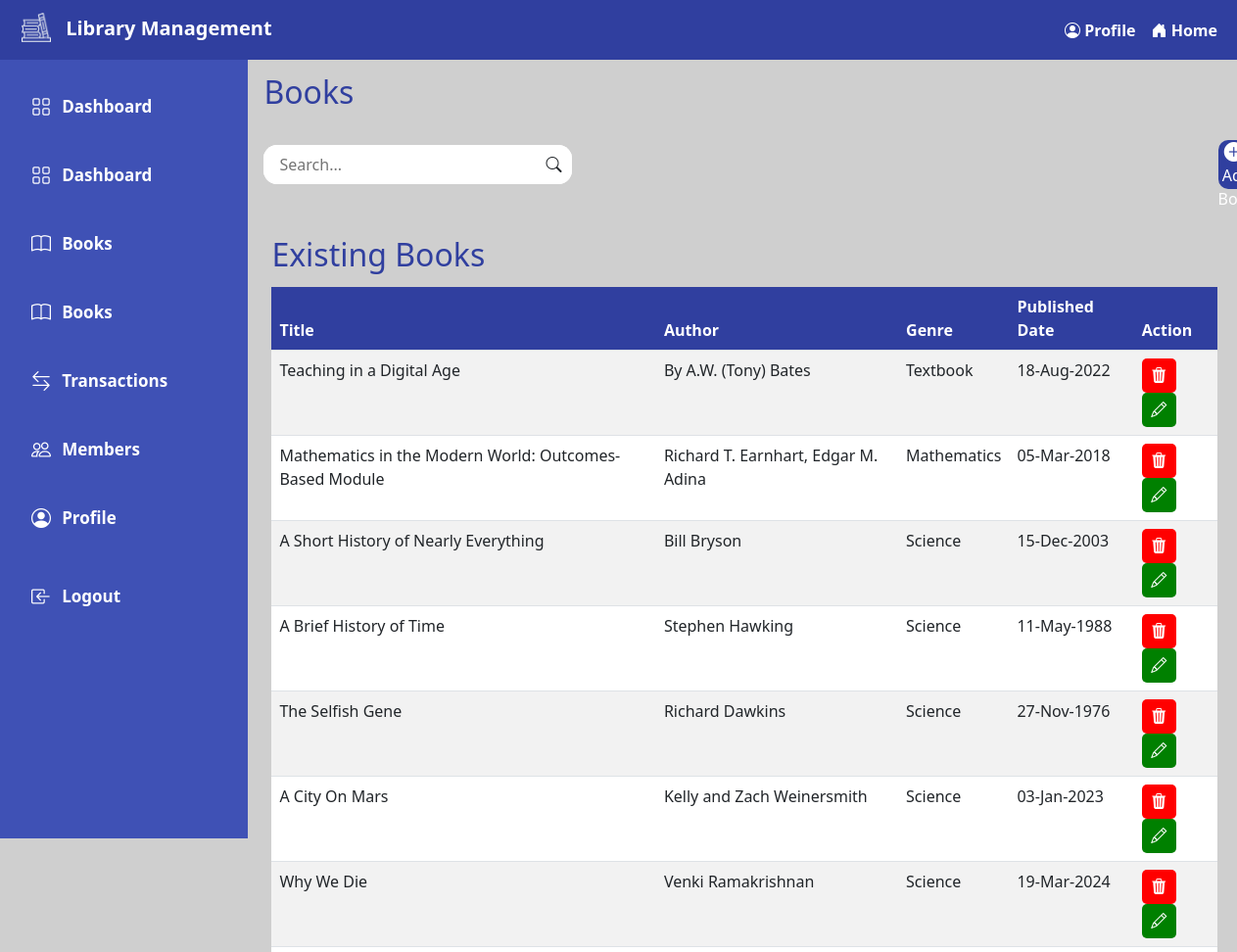
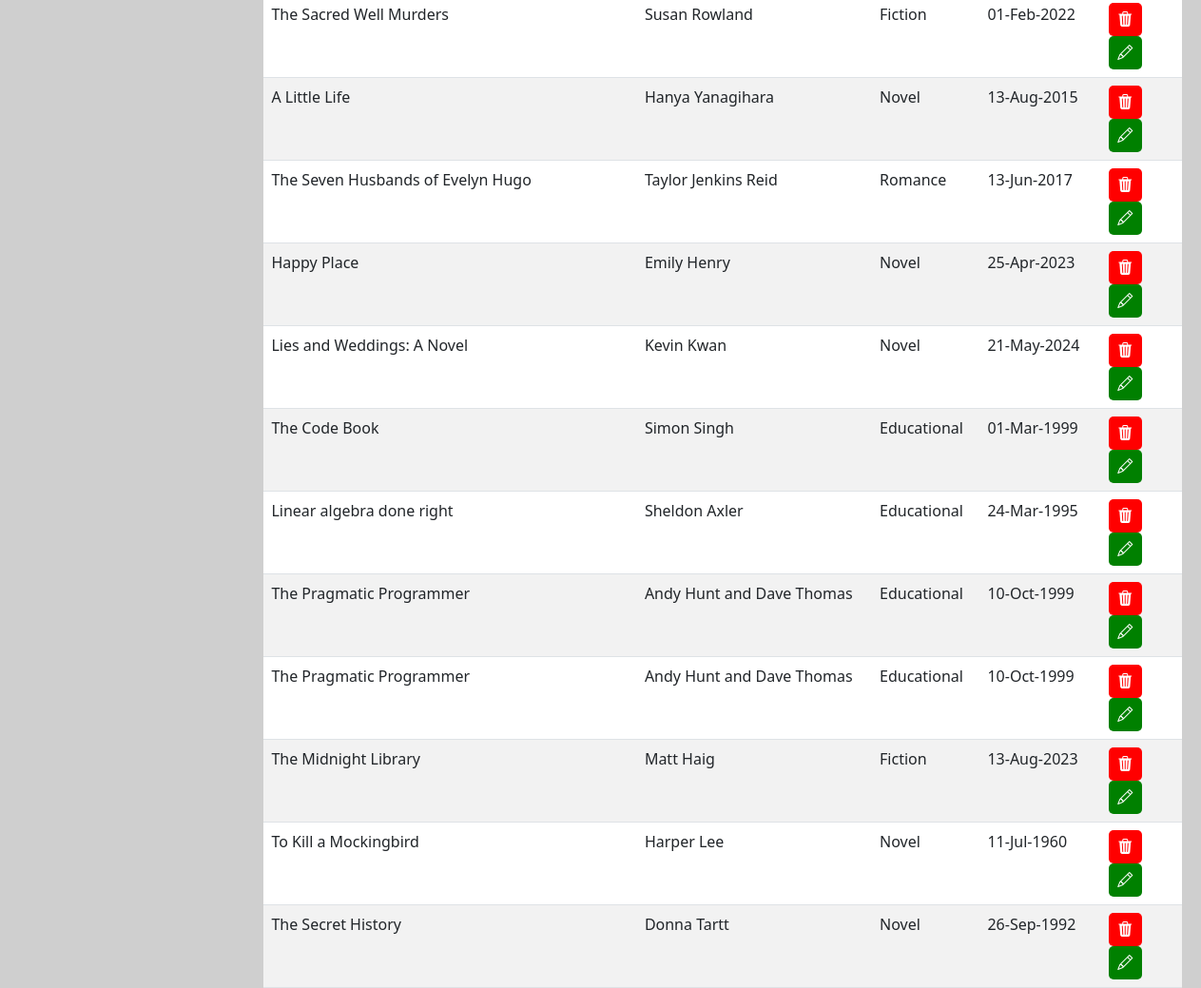
/homepage.php?page=books (signed in), run on the app's committed database (2 pictures, top to bottom).
### tables this page shows
CREATE TABLE `books` (
  `id` int(11) NOT NULL,
  `title` varchar(255) NOT NULL,
  `genre` varchar(45) NOT NULL,
  `author` varchar(255) NOT NULL,
  `isbn` varchar(20) NOT NULL,
  `published_date` date NOT NULL,
  `category` varchar(45) NOT NULL,
  `quantity` int(11) NOT NULL
);

### books.php (the view, shortened to what this page needs)
<?php
include 'database.php';
$sql = "SELECT * FROM books";
$result = $conn->query($sql);
?>
<body>
    <div class="container mt-3">
        <h2 style="color: #303F9F;">Books</h2>
        <div class="search-container">
            <div class="search-box">
                <input type="text" class="input" placeholder=" Search... " id="searchInput"><i
                    class="searchbi bi-search"></i></input>
            </div>
            <button class="addBtn" id="openModal"><i class="addbi bi-plus-circle-fill fa-lg"></i>Add Book</button>
        </div>
    </div>
</body>
<div class="table-container">
    <h2 style="margin-top: 13px; margin-bottom: 13px; color: #303F9F;;" class="mt-5">Existing Books</h2>
    <table id="#myTable" class="table table-striped">
        <thead>
            <tr>
                <th style="color: white; background-color: #303F9F">Title</th>
                <th style="color: white; background-color: #303F9F;">Author</th>
                <th style="color: white; background-color: #303F9F;">Genre</th>
                <th style="color: white; background-color: #303F9F;">Published Date</th>
                <th style="color: white; background-color: #303F9F;">Action</th>
            </tr>
        </thead>
</div>
<tbody>
    <?php
            if ($result->num_rows > 0) {
                while ($row = $result->fetch_assoc()) {
                    $formattedDate = date('d-M-Y', strtotime($row['published_date']));
                    echo "<tr;>
                            <td>{$row['title']}</td>
                            <td>{$row['author']}</td>
                            <td>{$row['genre']}</td>
                            <td>{$formattedDate}</td>
                            <td>
                                <button class='bi-trash bi-trash3-fill' onclick='confirmDelete({$row['id']})'></button>
                                <button class='bi-pencil bi-pencil-square' onclick='confirmUpdate({$row['id']})'></button>
                            </td>
                        </tr>";
                }
            } else {
                echo "<tr><td colspan='6'>No books found.</td></tr>";
            }
        ?>
</tbody>

### homepage.php (shortened to what this page needs)
<?php
include 'database.php';
?>
<!DOCTYPE html>
<html lang="en" dir="ltr">
<head>
    <link href="https://cdn.jsdelivr.net/npm/bootstrap@5.3.0/dist/css/bootstrap.min.css" rel="stylesheet">
    <link rel="stylesheet" href="homepage.css">
    <link rel="stylesheet" href="https://cdnjs.cloudflare.com/ajax/libs/font-awesome/6.6.0/css/all.min.css" />
    <link rel="stylesheet" href="https://cdn.jsdelivr.net/npm/bootstrap-icons@1.11.3/font/bootstrap-icons.min.css">
</head>
<body>
<nav class="navbar navbar-expand-lg navbar-dark fixed-top">
    <div class="container-fluid">
        <a class="navbar-brand" href="#">
            <img class="libraryLogo" src="icons/logo.png" alt="Library Logo">
            Library Management
        </a>
        <div class="collapse navbar-collapse" id="navbarNav">
            <ul class="navbar-nav ms-auto">
                <li class="nav-profSet">
                    <a class="nav-link" href="#"><i class="bi bi-person-circle"></i> Profile</a>
                </li>
                <li class="nav-profSet">
                    <a class="nav-link" href="index.php"><i class="bi bi-house-door-fill"></i> Home</a>
                </li>
            </ul>
        </div>
    </div>
</nav>
<span class="container">
    <span class="row">
        <span class="sidebar">
            <ul class="list-group">
                <a href="homepage.php?page=dashboard" class="container-iconTitle" type="button">
                    <i class="icon bi bi-grid fa-lg"></i>
                    <span class="menuText">Dashboard</span>
                </a>
                <a href="homepage.php?page=dashboard_student" class="container-iconTitle" type="button">
                    <i class="icon bi bi-grid fa-lg"></i>
                    <span class="menuText">Dashboard</span>
                </a>
                <a href="homepage.php?page=books" class="container-iconTitle"  type="button">
                    <i class="icon bi bi-book fa-lg"></i>
                    <span class="menuText">Books</span>
                </a>
                <a href="homepage.php?page=booksborrowed" class="container-iconTitle"  type="button">
                    <i class="icon bi bi-book fa-lg"></i>
                    <span class="menuText">Books</span>
                </a>
                <a href="homepage.php?page=transactions" class="container-iconTitle" type="button">
                    <i class="icon bi bi-arrow-left-right fa-lg"></i>
                    <span class="menuText">Transactions</span>
                </a>
                <a href="homepage.php?page=members" class="container-iconTitle" type="button">
                    <i class="icon bi bi-people fa-lg"></i>
                    <span class="menuText">Members</span>
                </a>
                <a href="homepage.php?page=profile" class="container-iconTitle" type="button">
                    <i class="icon bi bi-person-circle fa-lg"></i>
                    <span class="menuText">Profile</span>
                </a>
                <a class="container-iconTitle" type="button" id="logoutButton" style="position: absolute; margin-top:500px; width:260px;" onclick="confirmLogout()">
                    <i class="icon bi bi-box-arrow-in-left fa-lg"></i>
                    <span class="menuText">Logout</span>
                </a>
            </ul>
        </span>
        <span class="main-content">
            <?php
            if (isset($_SESSION['userType'])) {
                $userType = $_SESSION['userType'];
            } else {
                $userType = 'guest';
            }
            if (isset($_GET['page'])) {
                $page = $_GET['page'];
                switch ($page) {
                    case 'books':
                        include('books.php');
                        break;
                }
            } else {
                if ($userType === 'STUDENT') {
                    include('dashboard_student.php');
                } else {
                    include('dashboard.php');
                }
            }
            ?>
        </span>
    </span>
</span>
</body>
</html>

### homepage.css (style rules this page uses)
* { margin: 0; padding: 0; box-sizing: border-box; }
body { overflow-x: hidden; background-color: hwb(0 81% 19%); font-family: system-ui, -apple-system, BlinkMacSystemFont, 'Segoe UI', Roboto, Oxygen, Ubuntu, Cantarell, 'Open Sans', 'Helvetica Neue', sans-serif; }
a { padding-left: 5px; padding-top: 20px; }
.icon { margin: 7px; color:#ffffff; }
.container-iconTitle { text-decoration: none; height: 70px; border-radius: 6px; cursor: pointer; }
.menuText { font-size: 17px; font-weight: bold; color: white; }
#logoutButton { height: 70px; border-radius: 6px; margin-top: 150px; }
#logoutButton .icon { height: 70px; border-radius: 6px; margin-top: 150px; }
.libraryLogo { width: 30px; height: 30px; margin-right: 10px; }
.navbar { background-color: #303F9F; }
.navbar-brand img { margin-left: 5px; margin-right: 10px; margin-bottom: 5px; }
.navbar-nav .nav-link { color: white; transition: background-color 0.3s ease; }
.navbar-brand { font-weight: bold; }
.sidebar { background-color: #3F51B5; padding: 20px; height: 100vh; position: fixed; top: 56px; left: 0; width: 20%; float: left; }
.main-content { margin-left: 20%; margin-top: 35px; width: 80%; height: 680px; float: right; background-color: hwb(0 81% 19%); }

### homepage.php (style rules this page uses)
.nav-link { font-family: default; font-weight: bold; }
.nav-profSet { border-radius: 5px; }

### books.php (style rules this page uses)
.addBtn { color: White; background-color: #303F9F; margin-left: 660px; width: 140px; height: 50px; border-radius: 10px; border: none; cursor: pointer; }
.addbi { margin-right: 6px; }
.search-box { height: 40px; width: 32%; background-color: white; border: none; border-radius: 14px; display: flex; align-items: center; position: relative; }
.input { border-color: white; height: 40px; padding: 6px; border: none; border-radius: 14px; padding: 8px 12px; font-size: 16px; width: 350px; }
.searchbi { position: absolute; right: 10px; margin-left: 7px; }
.search-container { display: flex; align-items: center; margin-top: 30px; margin-bottom: 10px; }
.table-container { margin-left: 20px; margin-right: 20px; }
.bi-trash { background-color: red; color: white; height: 35px; width: 35px; border-radius: 5px; border: none; }
.bi-pencil { background-color: Green; color: white; height: 35px; width: 35px; border-radius: 5px; border: none; }

### data on the page
books: title "Teaching in a Digital Age", author "By A.W. (Tony) Bates", genre "Textbook", published_date "18-Aug-2022"
books: title "Mathematics in the Modern World: Outcomes-Based Module", author "Richard T. Earnhart, Edgar M. Adina", genre "Mathematics", published_date "05-Mar-2018"
books: title "A Short History of Nearly Everything", author "Bill Bryson", genre "Science", published_date "15-Dec-2003"
books: title "A Brief History of Time", author "Stephen Hawking", genre "Science", published_date "11-May-1988"
books: title "The Selfish Gene", author "Richard Dawkins", genre "Science", published_date "27-Nov-1976"
books: title "A City On Mars", author "Kelly and Zach Weinersmith", genre "Science", published_date "03-Jan-2023"
books: title "Why We Die", author "Venki Ramakrishnan", genre "Science", published_date "19-Mar-2024"
books: title "The Sacred Well Murders", author "Susan Rowland", genre "Fiction", published_date "01-Feb-2022"
books: title "A Little Life", author "Hanya Yanagihara", genre "Novel", published_date "13-Aug-2015"
books: title "The Seven Husbands of Evelyn Hugo", author "Taylor Jenkins Reid", genre "Romance", published_date "13-Jun-2017"
books: title "Happy Place", author "Emily Henry", genre "Novel", published_date "25-Apr-2023"
books: title "Lies and Weddings: A Novel", author "Kevin Kwan", genre "Novel", published_date "21-May-2024"
books: title "The Code Book", author "Simon Singh", genre "Educational", published_date "01-Mar-1999"
books: title "Linear algebra done right", author "Sheldon Axler", genre "Educational", published_date "24-Mar-1995"
books: title "The Pragmatic Programmer", author "Andy Hunt and Dave Thomas", genre "Educational", published_date "10-Oct-1999"
books: title "The Pragmatic Programmer", author "Andy Hunt and Dave Thomas", genre "Educational", published_date "10-Oct-1999"
books: title "The Midnight Library", author "Matt Haig", genre "Fiction", published_date "13-Aug-2023"
books: title "To Kill a Mockingbird", author "Harper Lee", genre "Novel", published_date "11-Jul-1960"
books: title "The Secret History", author "Donna Tartt", genre "Novel", published_date "26-Sep-1992"
